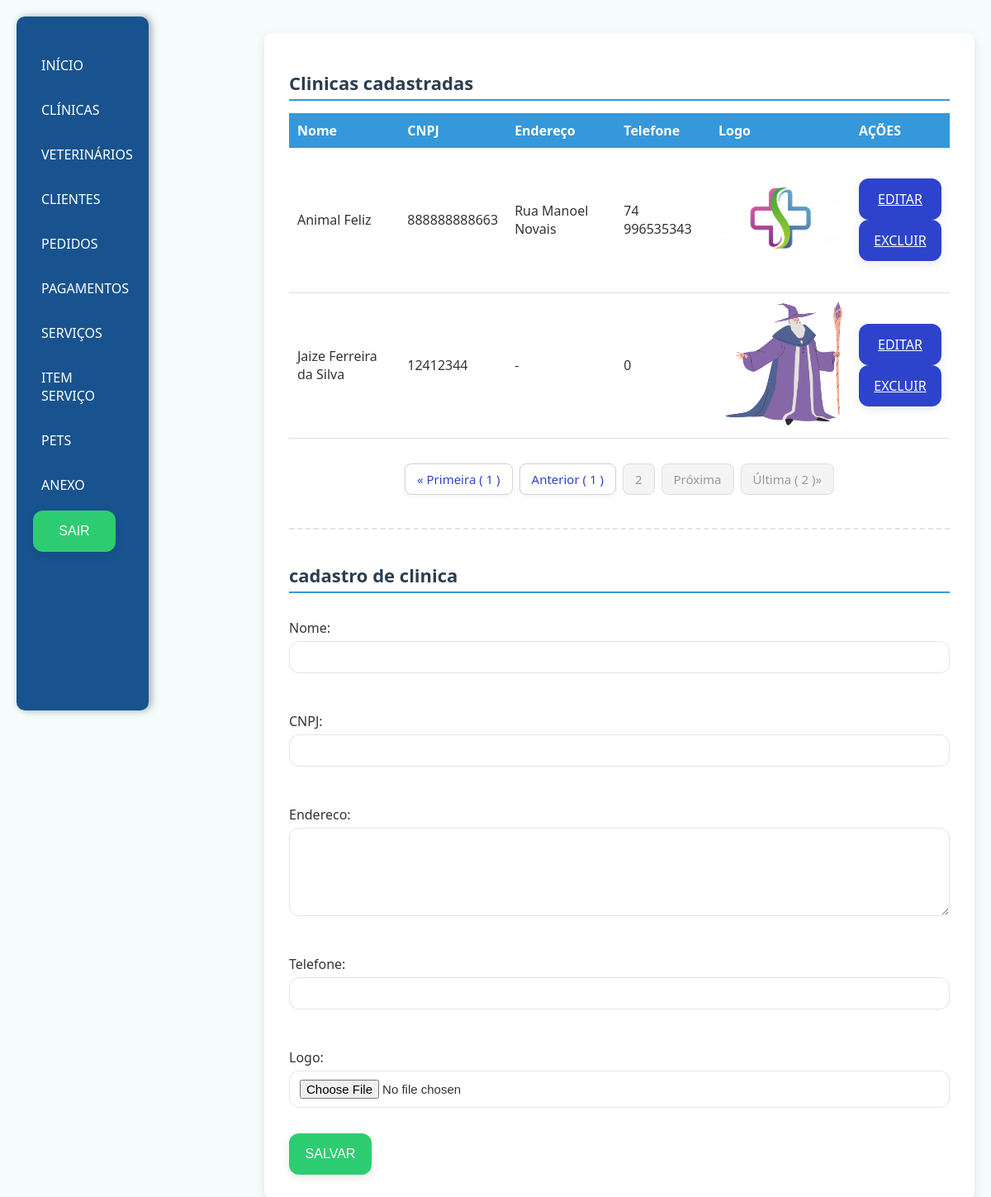
/Clinica?pc=2 (signed in), run on the app's committed database.
### app/models.py (models this page shows, shortened)
class Clinica(models.Model):
    nome = models.CharField(max_length=100)
    CNPJ = models.CharField(max_length=20, unique=True)
    endereco = models.TextField()
    telefone = models.CharField(max_length=20)
    logo = models.ImageField(upload_to='logo/', null=True, blank=True)

### app/views.py (the view)
# urls.py: path('Clinica', views.clinica, name="clinica"),
@login_required
def clinica(request):
    clinicas = Clinica.objects.all()
    pc = request.GET.get('pc',1)
    listaClinicas = Paginator(clinicas, 3).get_page(pc)
    formulario = CadastroClinica_MF(request.POST or None, request.FILES or None)
    if formulario.is_valid():
        formulario.save()
        return redirect("clinica")
    return render(request, 'clinica/clinica.html',{
        "clinicas": listaClinicas, "formulario": formulario
    })

### app/forms.py
class CadastroClinica_MF(forms.ModelForm):
    class Meta:
        model = Clinica
        fields = '__all__'
        widgets = {
            "nome" : forms.TextInput(attrs={"class": 'formulario'}),
            "CNPJ" : forms.TextInput(attrs={"class":'formulario'}),
            "endereco" : forms.Textarea(attrs={"class": 'formulario', 'rows': '5'}),
            "telefone" : forms.TextInput(attrs={"class": 'formulario'}),
            "logo" : forms.ClearableFileInput(attrs={"class": 'formulario'}),
        }

### app/templates/clinica/clinica.html (shortened to what this page needs)
{%extends 'base.html'%}
{%load static%}
{%block estiloCss%}
<link rel="stylesheet" href="{%static 'css/padrao.css'%}">
{%endblock%}
{%block conteudo%}
<div>
    <h1>Clinicas cadastradas</h1>
    <table>
        <thead>
            <tr>
            <th>Nome</th>
            <th>CNPJ</th>
            <th>Endereço</th>
            <th>Telefone</th>
            <th>Logo</th>
            <th>AÇÕES</th>
            </tr>
        </thead>
        <tbody>
            {%for clinica in clinicas%}
            <tr>
            <td>{{ clinica.nome }}</td>
            <td>{{ clinica.CNPJ }}</td>
            <td>{{ clinica.endereco }}</td>
            <td>{{ clinica.telefone }}</td>
            <td>
              {% if clinica.logo%}
                <img src="{{clinica.logo.url}}" alt="" width="150px" height="150px">
              {%else%}
                <span>Sem imagem cadastrada</span>
              {%endif%}
            </td>
            <td id="link">
                <a class="btnA" href="{%url 'editarClinica' clinica.id %}">EDITAR</a>
                <a class="btnA" href="{% url 'excluirClinica' clinica.id%}">EXCLUIR</a>
            </td>
        </tr>
            {%empty%}
            <tr colspan = "4">Nenhuma clinica Cadastrada no sistema</tr>
            {%endfor%}
        </tbody>
    </table>
    <nav aria-label="Page navigation">
    <ul class="pagination justify-content-center">
    {%if clinicas.number == 1%}
      <li class="page-item disabled">
        <a class="page-link" href="#">&laquo; Primeira &#40 {{clinicas.number}} &#41 </a>
      </li>
      <li class="page-item disabled">
        <a class="page-link" href="#">Anterior</a>
      </li>
      {% else %}
         <li class="page-item">
        <a class="page-link" href="{% url 'clinica' %}?pc=1">&laquo; Primeira &#40 1 &#41 </a>
      </li>
      <li class="page-item">
        <a class="page-link" href="{% url 'clinica' %}?pc={{clinicas.previous_page_number}}">Anterior &#40 {{clinicas.previous_page_number}} &#41</a>
      </li>
      {% endif %}
      <li class="page-item disabled">
        <a class="page-link" href="">{{clinicas.number}}</a>
      </li>
      {%if clinicas.paginator.num_pages == clinicas.number%}
      <li class="page-item disabled">
        <a class="page-link" href="#">Próxima </a>
      </li>
      <li class="page-item disabled">
        <a class="page-link" href="#">Última &#40 {{clinicas.paginator.num_pages}} &#41&raquo;</a>
      </li>
      {%endif%}
    </ul>
    </nav>
    <hr>
    <h1>cadastro de clinica</h1>
    <form method="POST" enctype="multipart/form-data">
        {{formulario.as_p}}
        <button type="submit">SALVAR</button>
    </form>
</div>
{% endblock %}

### app/static/css/base.css (style rules this page uses)
body { font-family: 'Segoe UI', sans-serif; background-color: #f4fdfc; margin: 0; padding: 20px; color: #333; display: flex; justify-content: space-between; }
form button { background-color: #2ecc71; color: #fff; border: none; padding: 12px 0; font-size: 16px; font-weight: 500; border-radius: 12px; cursor: pointer; transition: all 0.3s ease; box-shadow: 0 4px 12px rgba(0, 0, 0, 0.08); height: 50px; width: 100px; display: flex; align-items: center; justify-content: center; }

### app/static/css/padrao.css (style rules this page uses)
h1 { font-size: 22px; color: #2c3e50; margin-bottom: 15px; border-bottom: 2px solid #3498db; padding-bottom: 5px; }
table { width: 100%; border-collapse: collapse; margin-bottom: 30px; }
thead tr { background-color: #3498db; color: white; }
thead tr th { padding: 10px; text-align: left; }
tbody td { padding: 10px; border-bottom: 1px solid #ddd; }
form { display: flex; flex-direction: column; gap: 15px; }
form button { background-color: #2ecc71; color: #fff; border: none; padding: 12px 0; font-size: 16px; font-weight: 500; border-radius: 12px; cursor: pointer; transition: all 0.3s ease; box-shadow: 0 4px 12px rgba(0, 0, 0, 0.08); height: 50px; width: 100px; display: flex; align-items: center; justify-content: center; }
hr { margin: 40px 0; border: none; border-top: 1px solid #ccc; }
.btnA { background-color: #2e43cc; color: #fff; border: none; font-size: 16px; font-weight: 500; border-radius: 12px; cursor: pointer; transition: all 0.3s ease; box-shadow: 0 4px 12px rgba(0, 0, 0, 0.08); height: 50px; width: 100px; display: flex; align-items: center; justify-content: center; }
form p { display: flex; flex-direction: column; }
form label { font-weight: 500; margin-bottom: 5px; }
form input, form select, form textarea { padding: 10px 12px; border: 1px solid #e0e4e8; border-radius: 12px; font-size: 15px; outline: none; transition: all 0.3s ease; }
hr { border: none; border-top: 2px dashed #e0e4e8; margin: 40px 0; }
.pagination { display: flex; justify-content: center; align-items: center; list-style: none; padding-left: 0; margin: 30px 0; gap: 8px; flex-wrap: wrap; font-family: 'Segoe UI', sans-serif; }
.page-item { display: inline-block; }
.page-link { display: block; color: #2e43cc; background-color: #ffffff; border: 1px solid #d1d1d1; border-radius: 8px; padding: 8px 14px; font-size: 15px; font-weight: 500; text-decoration: none; transition: all 0.3s ease; box-shadow: 0 2px 6px rgba(0, 0, 0, 0.05); }
.page-item.disabled .page-link { color: #999; background-color: #f4f4f4; border-color: #ddd; cursor: not-allowed; box-shadow: none; }

### data on the page
Clinica: nome "Animal Feliz", CNPJ "888888888663", endereco "Rua Manoel Novais", telefone "74 996535343", logo (picture)
Clinica: nome "Jaize Ferreira da Silva", CNPJ "12412344", endereco "-", telefone "0", logo (picture)

### other printed values
{{ clinicas.previous_page_number }} "1"
{{ clinicas.number }} "2"
{{ clinicas.paginator.num_pages }} "2"
